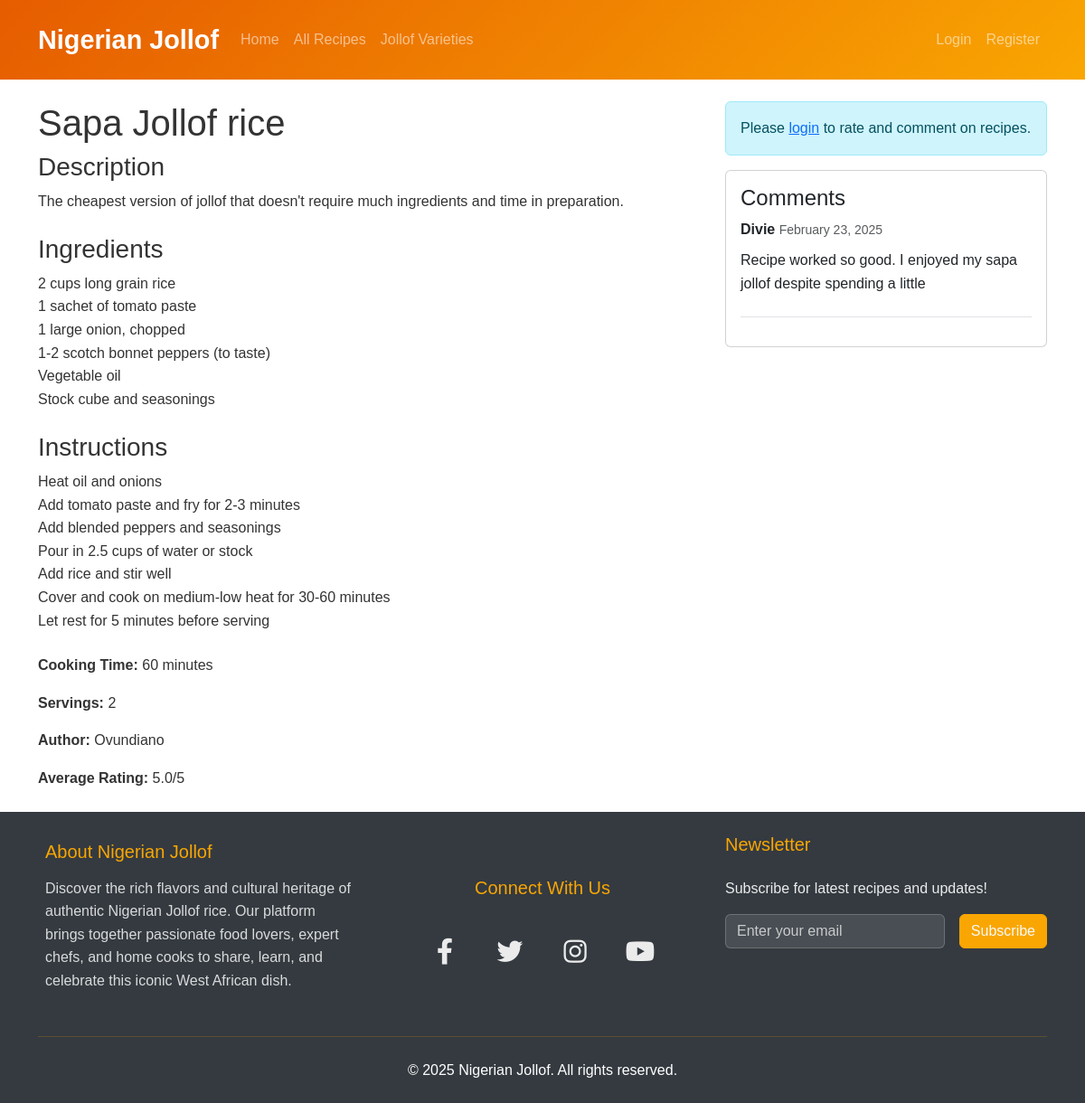
/recipe/1/, run on an earlier commit of the app's database.
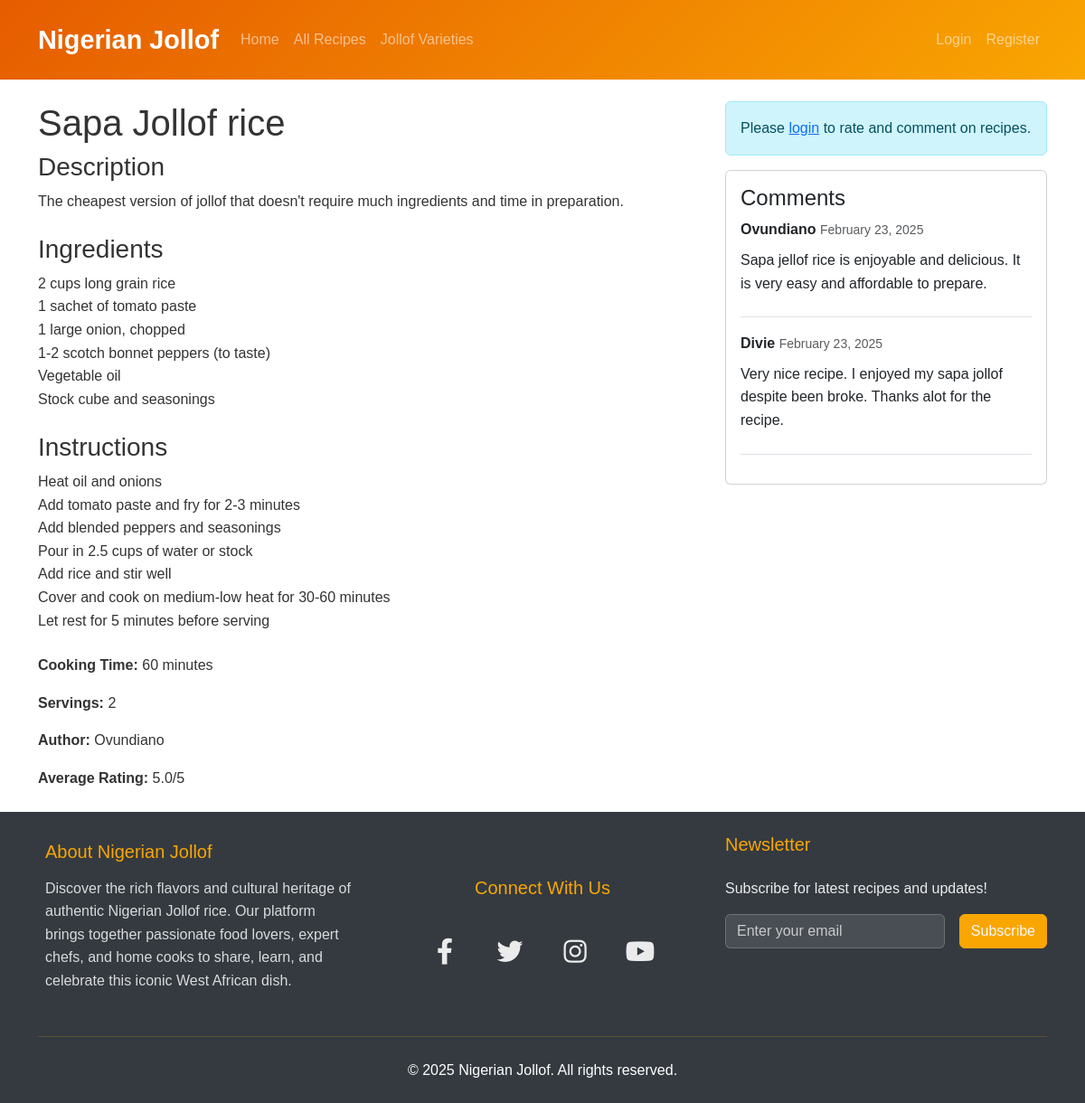
And on a later commit of the database.
### recipes/models.py (models this page shows, shortened)
class Recipe(models.Model):
    title = models.CharField(max_length=200)
    description = models.TextField()
    ingredients = models.TextField()
    instructions = models.TextField()
    cooking_time = models.IntegerField(help_text="Cooking time in minutes")
    servings = models.IntegerField()
    image = models.ImageField(upload_to='recipes/', blank=True, null=True)
    created_at = models.DateTimeField(auto_now_add=True)
    updated_at = models.DateTimeField(auto_now=True)
    category = models.ForeignKey(Category, on_delete=models.SET_NULL, null=True)
    author = models.ForeignKey(User, on_delete=models.CASCADE)
    def average_rating(self):
        ratings = self.ratings.all()
        if ratings:
            return sum([rating.value for rating in ratings]) / len(ratings)
        return 0

class Rating(models.Model):
    recipe = models.ForeignKey('Recipe', on_delete=models.CASCADE, related_name='ratings')
    user = models.ForeignKey(User, on_delete=models.CASCADE)
    value = models.IntegerField(choices=[(i, i) for i in range(1, 6)])  # 1-5 rating
    created_at = models.DateTimeField(auto_now_add=True)
    class Meta:
        unique_together = ('recipe', 'user')  # One rating per user per recipe

class Comment(models.Model):
    recipe = models.ForeignKey(Recipe, on_delete=models.CASCADE)
    user = models.ForeignKey(User, on_delete=models.CASCADE)
    content = models.TextField()
    created_at = models.DateTimeField(auto_now_add=True)

### recipes/views.py (the view, shortened to what this page needs)
# urls.py: path('recipe/<int:pk>/', views.RecipeDetailView.as_view(), name='recipe_detail'),
class RecipeDetailView(DetailView):
    model = Recipe
    template_name = 'recipes/recipe_detail.html'
    def get_context_data(self, **kwargs):
        context = super().get_context_data(**kwargs)
        context['comment_form'] = CommentForm()
        context['rating_form'] = RatingForm()
        context['comments'] = self.object.comment_set.all().order_by('-created_at')
        return context

### recipes/forms.py
class CommentForm(forms.ModelForm):
    class Meta:
        model = Comment
        fields = ['content']
        widgets = {
            'content': forms.Textarea(attrs={'rows': 3})
        }

class RatingForm(forms.ModelForm):
    value = forms.ChoiceField(
        choices=[(i, f"{'★' * i}{'☆' * (5-i)}") for i in range(1, 6)],
        widget=forms.RadioSelect(attrs={'class': 'rating-input'}),
        label='Rate this recipe'
    )
    class Meta:
        model = Rating
        fields = ['value']

### recipes/templates/recipes/recipe_detail.html (shortened to what this page needs)
{% extends 'recipes/base.html' %}
{% block content %}
<div class="row">
    <div class="col-md-8">
        <h1>{{ recipe.title }}</h1>
        <div class="mb-4">
            <h3>Description</h3>
            <p>{{ recipe.description }}</p>
        </div>
        <div class="mb-4">
            <h3>Ingredients</h3>
            {{ recipe.ingredients|linebreaks }}
        </div>
        <div class="mb-4">
            <h3>Instructions</h3>
            {{ recipe.instructions|linebreaks }}
        </div>
        <div class="mb-4">
            <p><strong>Cooking Time:</strong> {{ recipe.cooking_time }} minutes</p>
            <p><strong>Servings:</strong> {{ recipe.servings }}</p>
            <p><strong>Author:</strong> {{ recipe.author.username }}</p>
            <p><strong>Average Rating:</strong> {{ recipe.average_rating|floatformat:1 }}/5</p>
        </div>
    </div>
    <div class="col-md-4">
        {% if user.is_authenticated %}
            <div class="card mb-4">
                <div class="card-body">
                    <h4>Rate this Recipe</h4>
                    <form method="post">
                        {% csrf_token %}
                        <div class="rating-container">
                            {{ rating_form.value }}
                        </div>
                        <button type="submit" class="btn btn-primary mt-2">Submit Rating</button>
                    </form>
                </div>
            </div>
            <div class="card mb-4">
                <div class="card-body">
                    <h4>Add a Comment</h4>
                    <form method="post">
                        {% csrf_token %}
                        <div class="form-group">
                            {{ comment_form.content }}
                        </div>
                        <button type="submit" class="btn btn-primary mt-2">Submit Comment</button>
                    </form>
                </div>
            </div>
        {% else %}
            <div class="alert alert-info">
                Please <a href="{% url 'login' %}">login</a> to rate and comment on recipes.
            </div>
        {% endif %}
        <div class="card">
            <div class="card-body">
                <h4>Comments</h4>
                {% for comment in comments %}
                    <div class="mb-3 border-bottom pb-2">
                        <strong>{{ comment.user.username }}</strong>
                        <small class="text-muted">{{ comment.created_at|date:"F d, Y" }}</small>
                        <p class="mt-2">{{ comment.content }}</p>
                    </div>
                {% empty %}
                    <p class="text-muted">No comments yet.</p>
                {% endfor %}
            </div>
        </div>
    </div>
</div>
{% endblock %}

### recipes/templates/recipes/base.html (shortened to what this page needs)
{% load static %}
<!DOCTYPE html>
<html lang="en">
<head>
    <link rel="stylesheet" href="https://cdnjs.cloudflare.com/ajax/libs/font-awesome/6.0.0/css/all.min.css">
    <link href="https://cdn.jsdelivr.net/npm/bootstrap@5.3.2/dist/css/bootstrap.min.css" rel="stylesheet">
    <link rel="stylesheet" href="{% static 'recipes/css/style.css' %}">
</head>
<body>
    <nav class="navbar navbar-expand-lg navbar-dark bg-dark">
        <div class="container">
            <a class="navbar-brand" href="{% url 'recipes:home' %}">Nigerian Jollof</a>
            <div class="collapse navbar-collapse" id="navbarNav">
                <ul class="navbar-nav me-auto">
                    <li class="nav-item">
                        <a class="nav-link" href="{% url 'recipes:home' %}">Home</a>
                    </li>
                    <li class="nav-item">
                        <a class="nav-link" href="{% url 'recipes:recipe_list' %}">All Recipes</a>
                    </li>
                    <li class="nav-item">
                        <a class="nav-link" href="{% url 'recipes:jollof_varieties' %}">Jollof Varieties</a>
                    </li>
                </ul>
                <ul class="navbar-nav">
                    {% if user.is_authenticated %}
                        <li class="nav-item">
                            <a class="nav-link" href="{% url 'recipes:recipe_create' %}">Add Recipe</a>
                        </li>
                        <li class="nav-item">
                            <a class="nav-link" href="{% url 'logout' %}">Logout</a>
                        </li>
                    {% else %}
                        <li class="nav-item">
                            <a class="nav-link" href="{% url 'login' %}">Login</a>
                        </li>
                        <li class="nav-item">
                            <a class="nav-link" href="{% url 'recipes:register' %}">Register</a>
                        </li>
                    {% endif %}
                </ul>
            </div>
        </div>
    </nav>
    <div class="container mt-4">
        {% block content %}
        {% endblock %}
    </div>
    <footer class="py-4">
        <div class="container">
            <div class="row">
                <div class="col-md-4 mb-3 mb-md-0">
                    <a href="{% url 'recipes:about' %}" class="text-decoration-none text-white">
                        <div class="about-section">
                            <h5>About Nigerian Jollof</h5>
                            <p class="text-muted">Discover the rich flavors and cultural heritage of authentic Nigerian Jollof rice. Our platform brings together passionate food lovers, expert chefs, and home cooks to share, learn, and celebrate this iconic West African dish.</p>
                        </div>
                    </a>
                </div>
                <div class="col-md-4 mb-3 mb-md-0">
                    <div class="footer-middle-column">
                        <h5>Connect With Us</h5>
                        <div class="social-links">
                            <a href="https://facebook.com" target="_blank" rel="noopener noreferrer" class="text-white facebook">
                                <i class="fab fa-facebook-f"></i>
                            </a>
                            <a href="https://twitter.com" target="_blank" rel="noopener noreferrer" class="text-white twitter">
                                <i class="fab fa-twitter"></i>
                            </a>
                            <a href="https://instagram.com" target="_blank" rel="noopener noreferrer" class="text-white instagram">
                                <i class="fab fa-instagram"></i>
                            </a>
                            <a href="https://youtube.com" target="_blank" rel="noopener noreferrer" class="text-white youtube">
                                <i class="fab fa-youtube"></i>
                            </a>
                        </div>
                    </div>
                </div>
                <div class="col-md-4">
                    <h5>Newsletter</h5>
                    <p class="text-muted">Subscribe for latest recipes and updates!</p>
                    <form class="newsletter-form d-flex">
                        <input type="email" class="form-control me-2" placeholder="Enter your email">
                        <button class="btn btn-outline-light" type="submit">Subscribe</button>
                    </form>
                </div>
            </div>
            <hr class="footer-divider my-4">
            <div class="text-center">
                <p class="mb-0">&copy; 2025 Nigerian Jollof. All rights reserved.</p>
            </div>
        </div>
    </footer>
</body>
</html

### recipes/static/recipes/css/style.css (style rules this page uses)
:root { --primary-color: #e65c00; --secondary-color: #f9a602; --accent-color: #2c3e50; --text-color: #333; --light-bg: #f8f9fa; --facebook-color: #2d4373; --twitter-color: #1a6b9e; --instagram-color: #c13584; --youtube-color: #cc0000; }
body { font-family: 'Poppins', sans-serif; color: var(--text-color); line-height: 1.6; }
.navbar { background: linear-gradient(135deg, var(--primary-color), var(--secondary-color)) !important; padding: 1rem 0; }
.navbar-brand { font-size: 1.8rem; font-weight: 700; }
.social-links { display: flex; justify-content: center; align-items: center; gap: 2rem; margin-top: 1rem; }
.social-links a { font-size: 1.8rem; transition: all 0.3s ease; position: relative; width: 40px; height: 40px; display: flex; align-items: center; justify-content: center; text-decoration: none; color: rgba(255, 255, 255, 0.9) !important; }
.social-links a::after { content: ''; position: absolute; width: 100%; height: 2px; bottom: 0; left: 0; background-color: currentColor; transform: scaleX(0); transition: transform 0.3s ease; }
.about-section { transition: all 0.3s ease; padding: 0.5rem; border-radius: 8px; cursor: pointer; }
.about-section h5 { margin-bottom: 1rem; }
.about-section p { opacity: 0.9; }
footer { background-color: #343a40; color: white; padding: 3rem 0 2rem; }
footer h5 { color: var(--secondary-color); margin-bottom: 1.5rem; }
.footer-divider { border-color: var(--secondary-color); opacity: 0.2; }
.footer-middle-column { display: flex; flex-direction: column; justify-content: center; align-items: center; height: 100%; text-align: center; }
.newsletter-form { display: flex; gap: 0.5rem; }
.newsletter-form input { background: rgba(255, 255, 255, 0.1); border: 1px solid rgba(255, 255, 255, 0.2); color: white; }
.newsletter-form input::placeholder { color: rgba(255, 255, 255, 0.7); }
.newsletter-form .btn { background-color: var(--secondary-color); border-color: var(--secondary-color); transition: all 0.3s ease; }
footer .text-muted { color: rgba(255, 255, 255, 0.9) !important; }

What changed in the data, as far as the page shows it:
added Comment: user.username "Ovundiano", created_at "February 23, 2025", content "Sapa jellof rice is enjoyable and delicious. It is very easy and affordable to prepare."
changed Comment "Divie": content "Recipe worked so good. I enjoyed my sapa jollof despite spending a little" → "Very nice recipe. I enjoyed my sapa jollof despite been broke. Thanks alot for the recipe."
